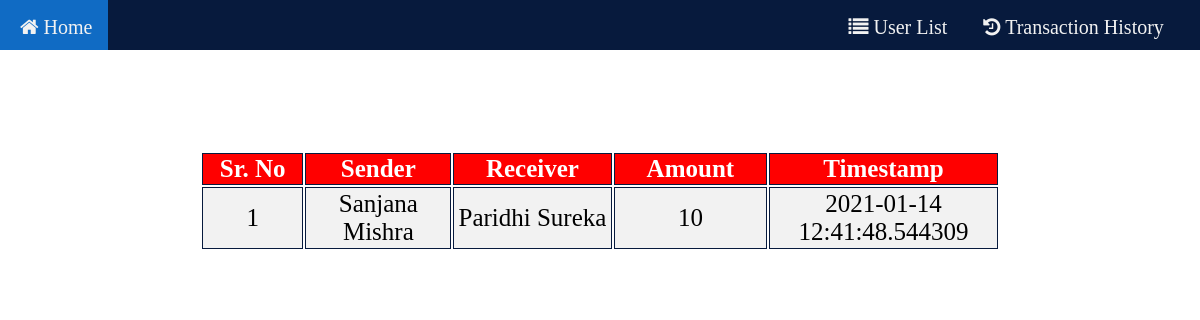
/transaction.php, run on the app's committed database.
### tables this page shows
CREATE TABLE `trans` (
  `transaction id` int(20) NOT NULL,
  `sender` varchar(20) NOT NULL,
  `reciever` varchar(20) NOT NULL,
  `amount` float NOT NULL,
  `date_time` timestamp(6) NOT NULL DEFAULT current_timestamp(6) ON UPDATE current_timestamp(6)
);

### transaction.php (the view, shortened to what this page needs)
<!DOCTYPE html>
<html>
<head>
<link rel="stylesheet" href="https://cdnjs.cloudflare.com/ajax/libs/font-awesome/4.7.0/css/font-awesome.min.css">
	<link rel="stylesheet" type="text/css" href="navbar.css">
</head>
<body>
    <div id="navbar">
    <a class="hi" href="index.php"><i class="fa fa-home"></i> Home</a>
    <a class="hello" href="table.php"><i class="fa fa-list"></i> User List</a>
    <a class="bye" href="transaction.php"><i class="fa fa-history"></i> Transaction History</a>
    </div>
	<?php include'connection.php' ?>
	<h1>Transaction History</h1>
	<table class="middle">
    <thead>
        <tr>
        <th>Sr. No</th>
            <th>Sender</th>
            <th>Receiver</th>
            <th>Amount</th>
            <th>Timestamp</th>
        </tr>
    </thead>
    <tbody>
		<?php $sql = "SELECT * FROM trans";
        $result = mysqli_query($conn, $sql);?>
    	<?php while( $row = mysqli_fetch_array($result)) : ?>
		<tr>
            <td><?php echo $row['transaction id']; ?></td>
            <td><?php echo $row['sender']; ?></td>
            <td><?php echo $row['reciever']; ?></td>
            <td><?php echo $row['amount']; ?></td>
            <td><?php echo $row['date_time']; ?> </td>
        </tr>
        <?php endwhile ?>
    </tbody>
	</table>
</body>
</html>

### navbar.css (style rules this page uses)
#navbar { overflow: hidden; background-color: #071a3d; height: 50px; font-size: 35px; }
#navbar a { float: left; display: block; color: #f2f2f2; text-align: center; padding: 16px; text-decoration: none; padding-left: 20px; }
.hello { margin-left: 20px; float: right; }
.bye { margin-right: 20px; float: right; }
.hi { margin-right: 700px; float: right; }

### transaction.php (style rules this page uses)
table { width: 800px; height: 100px; color: black; font-size: 20px; border-color: white; }
tr, th, td { border: 1px solid #071a3d ; width: 800px; }
th,td { text-align: center; width: 800px; }
th { background-color: red ; color: white; width: 800px; }
body { background-image: url("https://img.freepik.com/free-photo/colour-smoke-background_71163-197.jpg?size=626&ext=jpg"); margin: 0; background-repeat: no-repeat; background-size: cover; }
.middle { margin-left: auto; margin-right: auto; width: 800px; }
h1 { text-align: center; font-size: 40px; color: white; }
a { color: white; font-size:20px; }
tr { font-size:25px; border: 2px solid black; background-color: #f2f2f2; }

### data on the page
trans: transaction id "1", sender "Sanjana Mishra", reciever "Paridhi Sureka", amount "10", date_time "2021-01-14 12:41:48.544309"
